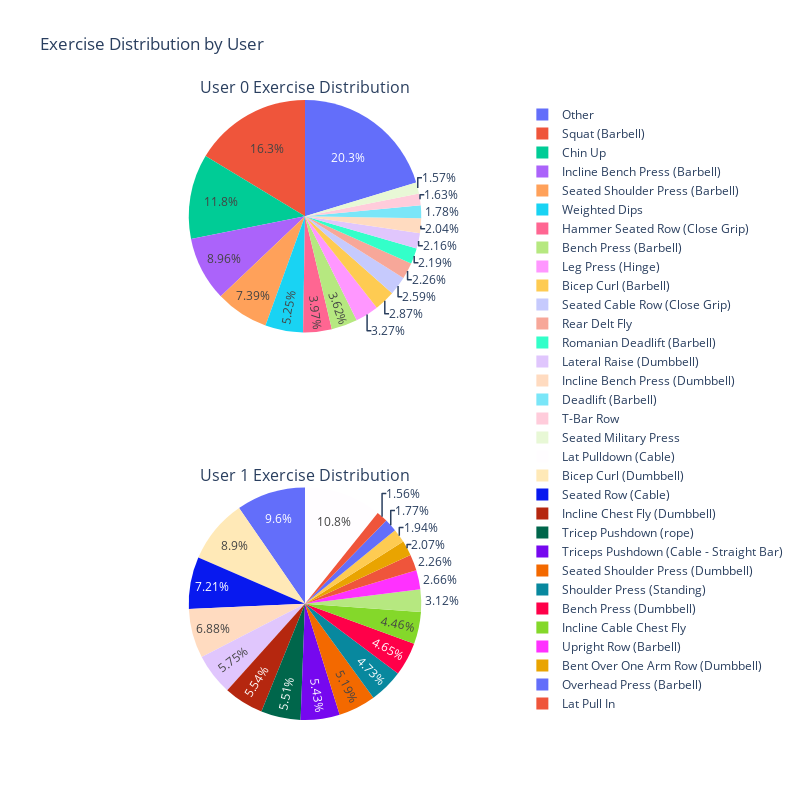

The notebook cell this image was saved under:
### Code cell
# Calculate the total number of workouts per exercise for each user
workout_counts = (master_df
                 .groupby(['User ID', 'Exercise Name'])
                 .size()
                 .reset_index(name='Count'))

# Create subplots - one pie chart per user
fig = make_subplots(rows=len(users), cols=1, 
                    subplot_titles=[f'User {user} Exercise Distribution' for user in users],
                    specs=[[{"type": "pie"}] for _ in users])

for idx, user in enumerate(users, 1):
    user_data = workout_counts[workout_counts['User ID'] == user]
    
    # Calculate percentages and group exercises < 1% into "Other"
    total = user_data['Count'].sum()
    user_data['Percentage'] = user_data['Count'] / total * 100
    
    # Separate into main exercises and "Other"
    main_exercises = user_data[user_data['Percentage'] >= 1.5]
    other_exercises = user_data[user_data['Percentage'] < 1.5]
    
    # If there are exercises < 1%, combine them
    if not other_exercises.empty:
        other_sum = other_exercises['Count'].sum()
        other_row = pd.DataFrame({
            'User ID': [user],
            'Exercise Name': ['Other'],
            'Count': [other_sum],
            'Percentage': [other_exercises['Percentage'].sum()]
        })
        main_exercises = pd.concat([main_exercises, other_row], ignore_index=True)
    
    fig.add_trace(
        go.Pie(labels=main_exercises['Exercise Name'],
               values=main_exercises['Count'],
               name=f'User {user}'),
        row=idx, col=1
    )

fig.update_layout(height=400*len(users),
                 width=800,
                 title_text="Exercise Distribution by User",
                 showlegend=True)

fig.show()

### Figure 1 — Plotly figure (JSON) as saved in the notebook; plotly's stock layout.template omitted (floating-point values rounded to 4 significant figures)
{"data": [{"domain": {"x": [0, 1], "y": [0.625, 1]}, "labels": ["Bench Press (Barbell)", "Bicep Curl (Barbell)", "Chin Up", "Deadlift (Barbell)", "Hammer Seated Row (Close Grip)", "Incline Bench Press (Barbell)", "Incline Bench Press (Dumbbell)", "Lateral Raise (Dumbbell)", "Leg Press (Hinge)", "Rear Delt Fly", "Romanian Deadlift (Barbell)", "Seated Cable Row (Close Grip)", "Seated Military Press", "Seated Shoulder Press (Barbell)", "Squat (Barbell)", "T-Bar Row", "Weighted Dips", "Other"], "name": "User 0", "type": "pie", "values": [309, 245, 1006, 152, 339, 764, 174, 184, 279, 193, 187, 221, 134, 630, 1394, 139, 448, 1731]}, {"domain": {"x": [0, 1], "y": [0, 0.375]}, "labels": ["Bench Press (Barbell)", "Bench Press (Dumbbell)", "Bent Over One Arm Row (Dumbbell)", "Bicep Curl (Barbell)", "Bicep Curl (Dumbbell)", "Incline Bench Press (Dumbbell)", "Incline Cable Chest Fly", "Incline Chest Fly (Dumbbell)", "Lat Pull In", "Lat Pulldown (Cable)", "Lateral Raise (Dumbbell)", "Overhead Press (Barbell)", "Seated Row (Cable)", "Seated Shoulder Press (Dumbbell)", "Shoulder Press (Standing)", "Squat (Barbell)", "Tricep Pushdown (rope)", "Triceps Pushdown (Cable - Straight Bar)", "Upright Row (Barbell)", "Other"], "name": "User 1", "type": "pie", "values": [116, 173, 77, 72, 331, 256, 166, 206, 58, 400, 214, 66, 268, 193, 176, 84, 205, 202, 99, 357]}], "layout": {"annotations": [{"font": {"size": 16}, "showarrow": false, "text": "User 0 Exercise Distribution", "x": 0.5, "xanchor": "center", "xref": "paper", "y": 1, "yanchor": "bottom", "yref": "paper"}, {"font": {"size": 16}, "showarrow": false, "text": "User 1 Exercise Distribution", "x": 0.5, "xanchor": "center", "xref": "paper", "y": 0.375, "yanchor": "bottom", "yref": "paper"}], "height": 800, "showlegend": true, "title": {"text": "Exercise Distribution by User"}, "width": 800}}
